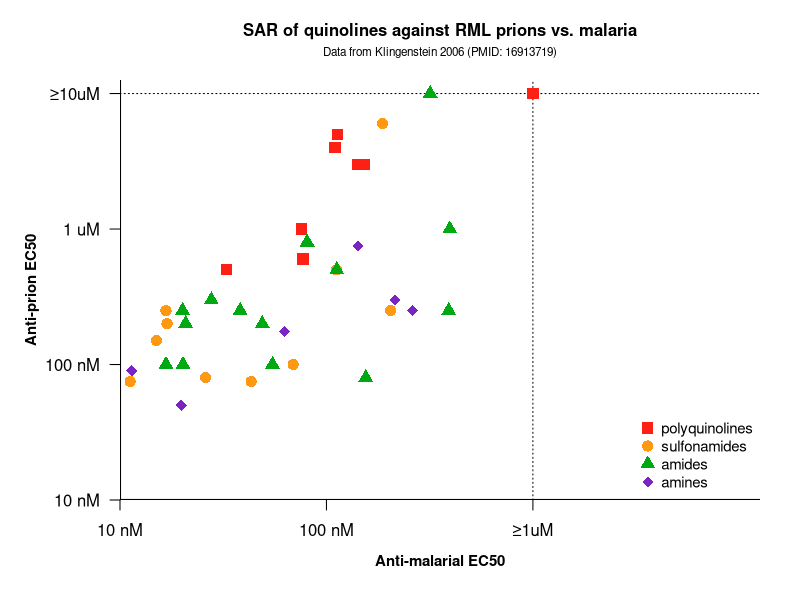

Generate this figure with R:
setwd('~/d/sci/src/prp-misc')
sar = read.table('klingenstein-2006-data.tsv',header=TRUE,comment.char='#',sep='\t')
sar$prion_ec50 = sar$prion_ec50_nm * 1e-9
sar$malaria_ec50 = sar$malaria_ec50_nm * 1e-9
series_colors = data.frame(series=c('Q','S','A','BC'),
                           colors=c('#FF2015','#FF9912','#00A912','#7924C3'),
                           pch=c(15,16,17,18),
                           names=c('polyquinolines','sulfonamides','amides','amines'))
sar$color = series_colors$colors[match(sar$series,series_colors$series)]
sar$pch = series_colors$pch[match(sar$series,series_colors$series)]
png('~/d/j/cureffi/media/2015/06/klingenstein-2006a-sar-comparison.png',width=800,height=500,res=120)
par(mar=c(5,6,4,2))
plot(NA, NA, xlim=c(-8,-4.9), ylim=c(-8,-4.9), xlab='', ylab='', axes=FALSE, xaxs='i', yaxs='i')
abline(h=-8,lwd=2)
abline(v=-8,lwd=2)
abline(h=-5,lwd=1,lty=3)
abline(v=-6,lwd=1,lty=3)
points(log10(sar$malaria_ec50), log10(sar$prion_ec50), pch=sar$pch, col=sar$color, cex=1.5)
axis(side=1, at=-8:-6, labels=c('10 nM','100 nM','\u22651uM'), lwd=0, lwd.ticks=1)
axis(side=2, at=-8:-5, labels=c('10 nM','100 nM','1 uM','\u226510uM'), lwd=0, lwd.ticks=1, las=2)
mtext(side=1, line=2.5, text='Anti-malarial EC50', font=2, cex=.9)
mtext(side=2, line=4, text='Anti-prion EC50', font=2, cex=.9)
mtext(side=3, line=1, text='Data from Klingenstein 2006 (PMID: 16913719)', cex=.7)
mtext(side=3, line=2, text='SAR of quinolines against RML prions vs. malaria', font=2)
legend('bottomright',series_colors$names,col=series_colors$colors,pch=series_colors$pch,bty='n',cex=.9,pt.cex=1.5)
dev.off()

cor.test(sar$malaria_ec50, sar$prion_ec50, method='spearman')
cor.test(sar$malaria_ec50[sar$series=='Q'], sar$prion_ec50[sar$series=='Q'], method='spearman')
cor.test(sar$malaria_ec50[sar$series=='S'], sar$prion_ec50[sar$series=='S'], method='spearman')
cor.test(sar$malaria_ec50[sar$series=='A'], sar$prion_ec50[sar$series=='A'], method='spearman')
cor.test(sar$malaria_ec50[sar$series=='BC'], sar$prion_ec50[sar$series=='BC'], method='spearman')
cor.test(sar$malaria_ec50[sar$series!='Q'], sar$prion_ec50[sar$series!='Q'], method='spearman')
